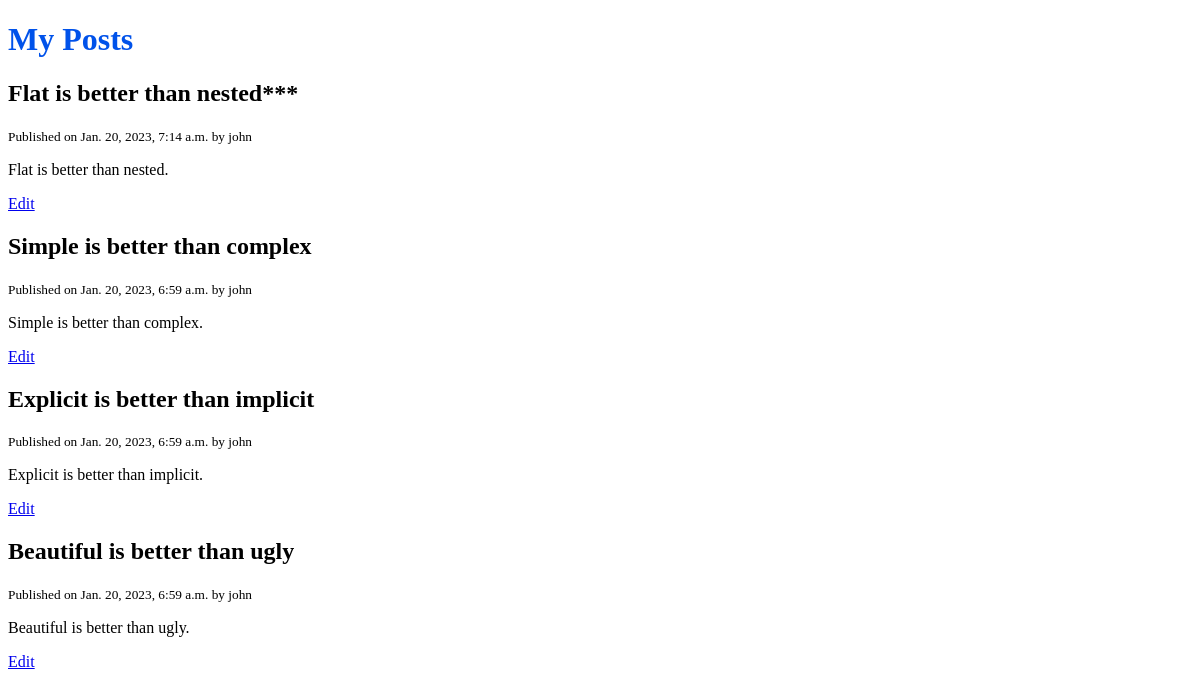
The page / on the database its author committed.
### blog/models.py (models this page shows, shortened)
class Post(models.Model):
    title = models.CharField(max_length=120)
    content = models.TextField()
    published_at = models.DateTimeField(default=timezone.now)
    author = models.ForeignKey(User, on_delete=models.CASCADE)
    class Meta:
        ordering = ['-published_at']

### blog/views.py (the view)
# urls.py: path('', views.home, name='posts'),
def home(request):
    posts = Post.objects.all()
    context = {'posts': posts}
    return render(request, 'blog/home.html', context)

### blog/templates/blog/home.html
{% extends 'base.html' %}
{% block content %}
<h1>My Posts</h1>
{% for post in posts%}
<h2>{{ post.title }}</h2>
<small>Published on {{ post.published_at }} by {{ post.author}}</small>
<p>{{ post.content }}</p>
<p><a href="{% url 'post-edit' post.id %}">Edit</a></p>
{% endfor%}
{% endblock %}

### templates/base.html (shortened to what this page needs)
{%load static %}
<!DOCTYPE html>
<html lang="en">
  <head>
    <link rel="stylesheet" href="{% static 'css/style.css' %}" />
  </head>
  <body>
    {%block content%}
    {%endblock content%}
  </body>
</html>

### static/css/style.css (style rules this page uses)
h1 { color: #0052ea; }

### rows shown on the page
Post: title "Flat is better than nested***", published_at "Jan. 20, 2023, 7:14 a.m.", author "john", content "Flat is better than nested."
Post: title "Simple is better than complex", published_at "Jan. 20, 2023, 6:59 a.m.", author "john", content "Simple is better than complex."
Post: title "Explicit is better than implicit", published_at "Jan. 20, 2023, 6:59 a.m.", author "john", content "Explicit is better than implicit."
Post: title "Beautiful is better than ugly", published_at "Jan. 20, 2023, 6:59 a.m.", author "john", content "Beautiful is better than ugly."
